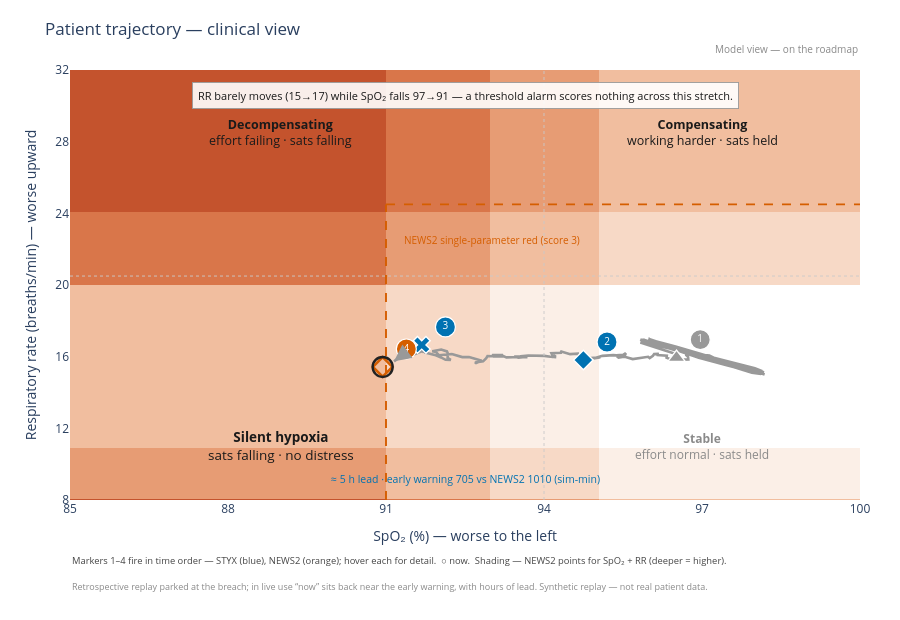

Here is the notebook cell this chart was saved with:
### Code cell
fig3 = clinical_trajectory_figure(
    p, decoupling_min=dec.onset_min, aegis_min=fire.aegis_min,
    escalation_min=fire.threshold_min, news2_min=news2_min, now_idx=None,
)
fig3.write_html(str(_root / "outputs" / "10_s3_state_space.html"))
print(f"§3 state space: {emb.mode} axes {emb.axis_labels} — same builder as the Patient view hero")
fig3

### Figure 1 — Plotly figure (JSON) as saved in the notebook; plotly's stock layout.template omitted (floating-point values rounded to 4 significant figures; data arrays with more than 128 entries replaced by an {"elided": "..."} marker saying what was removed)
{"data": [{"colorscale": [[0.0, "#FFFFFF"], [0.1429, "#FFFFFF"], [0.1429, "#FBEFE7"], [0.2857, "#FBEFE7"], [0.2857, "#F7D9C6"], [0.4286, "#F7D9C6"], [0.4286, "#F1BE9F"], [0.5714, "#F1BE9F"], [0.5714, "#E79C74"], [0.7143, "#E79C74"], [0.7143, "#D9764A"], [0.8571, "#D9764A"], [0.8571, "#C4532D"], [1.0, "#C4532D"]], "hoverinfo": "skip", "name": "news2 points", "showscale": false, "type": "heatmap", "x": {"elided": "160 float values"}, "y": {"elided": "160 float values"}, "z": {"elided": "160x160 int values"}, "zmax": 6, "zmin": 0, "zsmooth": false}, {"customdata": {"elided": "203x3 float values"}, "hovertemplate": "%{customdata[2]:.0f} sim-min<br>SpO₂ %{customdata[0]:.1f} · RR %{customdata[1]:.1f}<extra></extra>", "line": {"color": "#999999", "width": 2.6}, "mode": "lines", "name": "path so far", "type": "scatter", "x": {"elided": "203 float values"}, "y": {"elided": "203 float values"}}, {"customdata": [590.0], "hovertemplate": "%{text}<br>%{customdata:.0f} sim-min · SpO₂ %{x:.0f} · RR %{y:.0f}<extra></extra>", "marker": {"color": "#999999", "line": {"color": "white", "width": 1.4}, "size": 15, "symbol": "triangle-up"}, "mode": "markers", "name": "1 · coupling breaks down here", "text": ["coupling breaks down here"], "type": "scatter", "x": [96.52], "y": [15.95]}, {"hoverinfo": "skip", "marker": {"color": "#999999", "line": {"color": "white", "width": 1.2}, "size": 20}, "mode": "markers+text", "showlegend": false, "text": ["1"], "textfont": {"color": "white", "size": 10}, "type": "scatter", "x": [96.97], "y": [16.95]}, {"customdata": [705.0], "hovertemplate": "%{text}<br>%{customdata:.0f} sim-min · SpO₂ %{x:.0f} · RR %{y:.0f}<extra></extra>", "marker": {"color": "#0072B2", "line": {"color": "white", "width": 1.4}, "size": 15, "symbol": "diamond"}, "mode": "markers", "name": "2 · early warning", "text": ["early warning"], "type": "scatter", "x": [94.75], "y": [15.82]}, {"hoverinfo": "skip", "marker": {"color": "#0072B2", "line": {"color": "white", "width": 1.2}, "size": 20}, "mode": "markers+text", "showlegend": false, "text": ["2"], "textfont": {"color": "white", "size": 10}, "type": "scatter", "x": [95.2], "y": [16.82]}, {"customdata": [915.0], "hovertemplate": "%{text}<br>%{customdata:.0f} sim-min · SpO₂ %{x:.0f} · RR %{y:.0f}<extra></extra>", "marker": {"color": "#0072B2", "line": {"color": "white", "width": 1.4}, "size": 15, "symbol": "x"}, "mode": "markers", "name": "3 · escalation crossing", "text": ["escalation crossing"], "type": "scatter", "x": [91.68], "y": [16.66]}, {"hoverinfo": "skip", "marker": {"color": "#0072B2", "line": {"color": "white", "width": 1.2}, "size": 20}, "mode": "markers+text", "showlegend": false, "text": ["3"], "textfont": {"color": "white", "size": 10}, "type": "scatter", "x": [92.13], "y": [17.66]}, {"customdata": [1010.0], "hovertemplate": "%{text}<br>%{customdata:.0f} sim-min · SpO₂ %{x:.0f} · RR %{y:.0f}<extra></extra>", "marker": {"color": "rgba(0,0,0,0)", "line": {"color": "#D55E00", "width": 2.6}, "size": 15, "symbol": "diamond"}, "mode": "markers", "name": "4 · NEWS2 fires", "text": ["NEWS2 fires"], "type": "scatter", "x": [90.94], "y": [15.43]}, {"hoverinfo": "skip", "marker": {"color": "#D55E00", "line": {"color": "white", "width": 1.2}, "size": 20}, "mode": "markers+text", "showlegend": false, "text": ["4"], "textfont": {"color": "white", "size": 10}, "type": "scatter", "x": [91.39], "y": [16.43]}, {"customdata": [1010.0], "hovertemplate": "now · %{customdata:.0f} sim-min<extra></extra>", "marker": {"color": "#222222", "line": {"width": 2.4}, "size": 20, "symbol": "circle-open"}, "mode": "markers", "name": "now", "type": "scatter", "x": [90.94], "y": [15.43]}], "layout": {"annotations": [{"align": "center", "bgcolor": "rgba(255,255,255,0.0)", "font": {"color": "#1A1A1A", "size": 12.5}, "showarrow": false, "text": "<b>Decompensating</b><br>effort failing · sats falling", "x": 89.0, "y": 28.5}, {"align": "center", "bgcolor": "rgba(255,255,255,0.0)", "font": {"color": "#1A1A1A", "size": 12.5}, "showarrow": false, "text": "<b>Compensating</b><br>working harder · sats held", "x": 97.0, "y": 28.5}, {"align": "center", "bgcolor": "rgba(255,255,255,0.0)", "font": {"color": "#1A1A1A", "size": 13.5}, "showarrow": false, "text": "<b>Silent hypoxia</b><br>sats falling · no distress", "x": 89.0, "y": 11.0}, {"align": "center", "bgcolor": "rgba(255,255,255,0.0)", "font": {"color": "#8A8A8A", "size": 12.0}, "showarrow": false, "text": "<b>Stable</b><br>effort normal · sats held", "x": 97.0, "y": 11.0}, {"font": {"color": "#D55E00", "size": 10}, "showarrow": false, "text": "NEWS2 single-parameter red (score 3)", "x": 91.3, "xanchor": "left", "y": 23.0, "yanchor": "top"}, {"arrowcolor": "#999999", "arrowhead": 2, "arrowsize": 1.4, "arrowwidth": 2.4, "ax": 91.28, "axref": "x", "ay": 16.03, "ayref": "y", "showarrow": true, "x": 91.15, "xref": "x", "y": 15.74, "yref": "y"}, {"align": "center", "bgcolor": "rgba(255,255,255,0.9)", "bordercolor": "#9A9A9A", "borderpad": 5, "borderwidth": 0.9, "font": {"color": "#1A1A1A", "size": 11}, "showarrow": false, "text": "RR barely moves (15→17) while SpO₂ falls 97→91 — a threshold alarm scores nothing across this stretch.", "x": 92.5, "y": 30.6}, {"align": "center", "font": {"color": "#0072B2", "size": 10.5}, "showarrow": false, "text": "≈ 5 h lead · early warning 705 vs NEWS2 1010 (sim-min)", "x": 92.5, "y": 9.2}, {"font": {"color": "#8A8A8A", "size": 10}, "showarrow": false, "text": "Model view — on the roadmap", "x": 1.0, "xanchor": "right", "xref": "paper", "y": 1.07, "yref": "paper"}, {"align": "left", "font": {"color": "#444444", "size": 9.4}, "showarrow": false, "text": "Markers 1–4 fire in time order — STYX (blue), NEWS2 (orange); hover each for detail.  ○ now.  Shading — NEWS2 points for SpO₂ + RR (deeper = higher).", "x": 0.0, "xanchor": "left", "xref": "paper", "y": -0.16, "yref": "paper"}, {"align": "left", "font": {"color": "#8A8A8A", "size": 9.0}, "showarrow": false, "text": "Retrospective replay parked at the breach; in live use “now” sits back near the early warning, with hours of lead. Synthetic replay — not real patient data.", "x": 0.0, "xanchor": "left", "xref": "paper", "y": -0.22, "yref": "paper"}], "height": 620, "margin": {"b": 120, "l": 70, "r": 40, "t": 70}, "plot_bgcolor": "white", "shapes": [{"line": {"color": "#C9C9C9", "dash": "dot", "width": 0.9}, "type": "line", "x0": 94.0, "x1": 94.0, "xref": "x", "y0": 0, "y1": 1, "yref": "y domain"}, {"line": {"color": "#C9C9C9", "dash": "dot", "width": 0.9}, "type": "line", "x0": 0, "x1": 1, "xref": "x domain", "y0": 20.5, "y1": 20.5, "yref": "y"}, {"line": {"color": "#D55E00", "dash": "dash", "width": 1.9}, "type": "line", "x0": 91, "x1": 91, "y0": 8.0, "y1": 24.5}, {"line": {"color": "#D55E00", "dash": "dash", "width": 1.9}, "type": "line", "x0": 91, "x1": 100.0, "y0": 24.5, "y1": 24.5}], "showlegend": false, "title": {"text": "Patient trajectory — clinical view"}, "xaxis": {"range": [85.0, 100.0], "showgrid": false, "tickvals": [85, 88, 91, 94, 97, 100], "title": {"text": "SpO₂ (%) — worse to the left"}}, "yaxis": {"range": [8.0, 32.0], "showgrid": false, "tickvals": [8, 12, 16, 20, 24, 28, 32], "title": {"text": "Respiratory rate (breaths/min) — worse upward"}}}}
